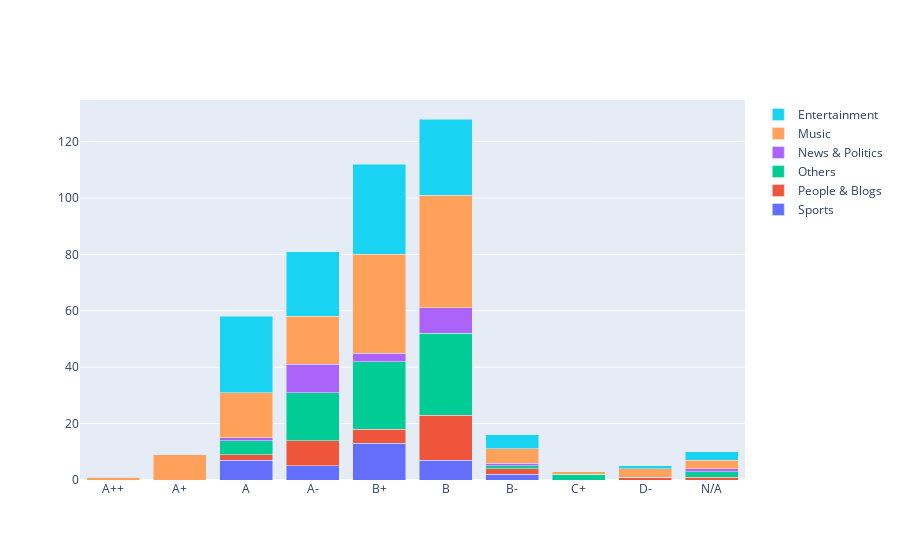

Notebook cell for this chart:
### Code cell
temp = no_dups_l.groupby(['rank_y', 'channel_type']).agg('count')['video_id'].reset_index()
temp.sort_values('video_id', inplace = True, ascending = False)
def replace_empty(x):
    if x == '':
        return 'N/A'
    else:
        return x
    
temp['rank_y'] = temp['rank_y'].apply(lambda x: replace_empty(x))
temp['video_id'] = temp['video_id'].astype(int)
top_5 = temp.groupby(['channel_type']).agg('sum')['video_id'].reset_index()
top_5 = top_5.sort_values(by='video_id', ascending = False)
top_5 = top_5['channel_type'].values[:5]

def map_others(x):
    if x not in top_5:
        return 'Others'
    else:
        return x
temp['channel_type'] = temp['channel_type'].apply(lambda x: map_others(x))
temp = temp.groupby(['rank_y', 'channel_type']).agg('sum').reset_index()
temp = temp.pivot(index = 'channel_type', columns = 'rank_y', values = 'video_id').reset_index()
temp = temp.fillna(0)
all_ranks = ['channel_type', 'A++', 'A+', 'A', 'A-', 'B+', 'B', 'B-', 'C+', 'D-', 'N/A']
temp = temp[all_ranks]

stacked_data = []
for i in range(0, temp.shape[0]):
     stacked_data.append(go.Bar(name = temp.loc[i, 'channel_type'], x = temp.columns[1:], y = temp.iloc[i,:][1:].values))

stacked_data = stacked_data[::-1]
fig = go.Figure(data=stacked_data)
# Change the bar mode
fig.update_layout(barmode='stack')


# temp.plot.barh(stacked=True, figsize=(20,8))
#plt.gca().invert_yaxis()
#plt.xlabel('Channel Count')
#plt.ylabel('Social Blade Rank')
#plt.title('Distribution of Social Blade Rank');

### Figure 1 — Plotly figure (JSON) as saved in the notebook; plotly's stock layout.template omitted (floating-point values rounded to 4 significant figures)
{"data": [{"name": "Sports", "type": "bar", "x": ["A++", "A+", "A", "A-", "B+", "B", "B-", "C+", "D-", "N/A"], "y": [0, 0, 7, 5, 13, 7, 2, 0, 0, 0]}, {"name": "People & Blogs", "type": "bar", "x": ["A++", "A+", "A", "A-", "B+", "B", "B-", "C+", "D-", "N/A"], "y": [0, 0, 2, 9, 5, 16, 2, 0, 1, 1]}, {"name": "Others", "type": "bar", "x": ["A++", "A+", "A", "A-", "B+", "B", "B-", "C+", "D-", "N/A"], "y": [0, 0, 5, 17, 24, 29, 1, 2, 0, 2]}, {"name": "News & Politics", "type": "bar", "x": ["A++", "A+", "A", "A-", "B+", "B", "B-", "C+", "D-", "N/A"], "y": [0, 0, 1, 10, 3, 9, 1, 0, 0, 1]}, {"name": "Music", "type": "bar", "x": ["A++", "A+", "A", "A-", "B+", "B", "B-", "C+", "D-", "N/A"], "y": [1, 9, 16, 17, 35, 40, 5, 1, 3, 3]}, {"name": "Entertainment", "type": "bar", "x": ["A++", "A+", "A", "A-", "B+", "B", "B-", "C+", "D-", "N/A"], "y": [0, 0, 27, 23, 32, 27, 5, 0, 1, 3]}], "layout": {"barmode": "stack"}}
